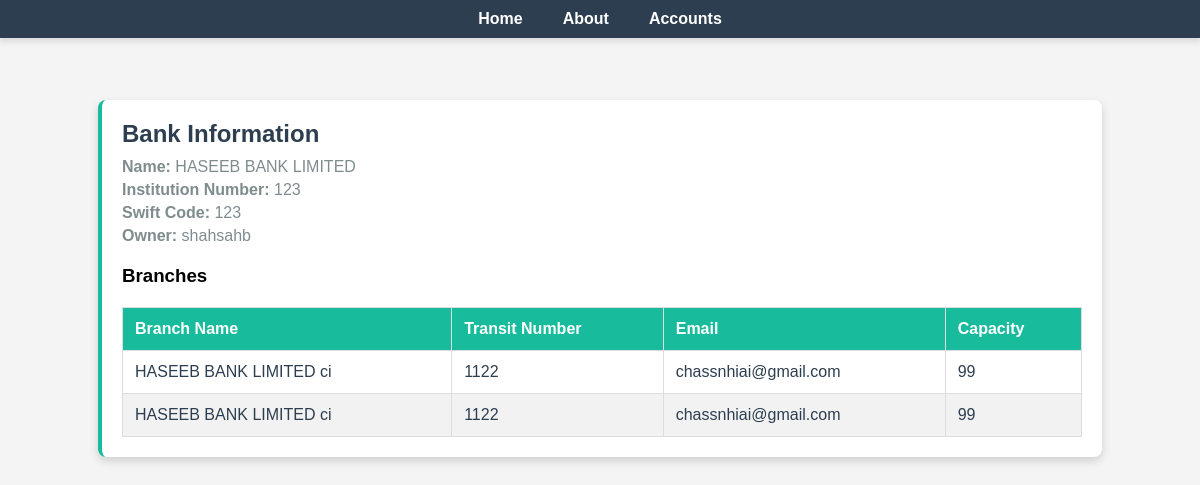
The page /branch_view/28 on the database its author committed.
### Bank/models.py (models this page shows)
class Bank(models.Model):
    name = models.CharField(max_length=100)
    description = models.TextField()
    inst_num = models.CharField(max_length=100)
    swift_code = models.CharField(max_length=100)
    owner = models.ForeignKey(User, on_delete=models.CASCADE, related_name='banks')

class Branch(models.Model):
    name = models.CharField(max_length=100)
    transit_num = models.CharField(max_length=100)
    address = models.TextField()
    email = models.EmailField()
    capacity = models.CharField(max_length=100)
    Bank_id=models.ForeignKey(Bank,on_delete=models.CASCADE, related_name='branches')

### Bank/views.py (the view)
# urls.py: path('branch_view/<int:id>',views.branch_view,name='branch_view'),
def branch_view(request,id):
 bank=get_object_or_404(Bank,id=id)
 branch=bank.branches.all()
 return render(request,'branch_view.html',{'branches':branch,'bank':bank})

### templates/branch_view.html (shortened to what this page needs)
{% if user.is_authenticated %}
<!DOCTYPE html>
<html lang="en">
<head>
    <meta charset="UTF-8">
    <meta name="viewport" content="width=device-width, initial-scale=1.0">
    <title>Bank Information</title>
    <style>
        body {
            font-family: 'Roboto', sans-serif;
            margin: 0;
            padding: 0;
            background-color: #f4f4f4;
        }
        .navbar {
            background-color: #2c3e50;
            padding: 10px 0;
            margin-bottom: 20px;
            position: fixed;
            top: 0;
            width: 100%;
            z-index: 1000;
            box-shadow: 0 2px 5px rgba(0, 0, 0, 0.1);
        }
        .navbar-list {
            list-style: none;
            padding: 0;
            display: flex;
            justify-content: center;
            margin: 0;
        }
        .navbar-list li {
            margin: 0 15px;
        }
        .navbar-list a {
            color: white;
            text-decoration: none;
            font-weight: bold;
            transition: color 0.3s ease;
        }
        .navbar-list a:hover {
            color: #18bc9c;
        }
        .container {
            width: 80%;
            margin: 80px auto 20px auto; /* Adjusted for fixed navbar */
            padding: 20px;
            background-color: white;
            box-shadow: 0 2px 5px rgba(0, 0, 0, 0.1);
            border-radius: 8px;
        }
        .bank-info {
            margin-bottom: 20px;
        }
        .bank-info h2 {
            margin: 0 0 10px;
        }
        .bank-info p {
            margin: 5px 0;
            font-size: 16px;
        }
        table {
            width: 100%;
            border-collapse: collapse;
            margin-top: 20px;
        }
        table,
        th,
        td {
            border: 1px solid #ddd;
        }
        th,
        td {
            padding: 12px;
            text-align: left;
        }
        th {
            background-color: #333;
            color: white;
        }
        tr:nth-child(even) {
            background-color: #f2f2f2;
        }
        .edit-button {
            background-color: #18bc9c;
            color: white;
            border: none;
            padding: 8px 16px;
            border-radius: 4px;
            cursor: pointer;
            font-size: 14px;
            text-decoration: none;
            text-align: center;
        }
        .edit-button:hover {
            background-color: #16a085;
        }
    </style>
</head>
<body>
    <nav class="navbar">
        <ul class="navbar-list">
            <li><a href="{% url 'Account:success_login' %}">Home</a></li>
            <li><a href="{% url 'Bank:add' %}">Add Bank</a></li>
            <li><a href="{% url 'Account:profile2' %}">Profile</a></li>
            <li><a href="{% url 'Account:Logout' %}">Logout</a></li>
        </ul>
    </nav>
    <div class="container">
        <div class="bank-info">
            <h2>Bank Information</h2>
            <p><strong>Name:</strong> {{ bank.name }}</p>
            <p><strong>Institution Number:</strong> {{ bank.inst_num }}</p>
            <p><strong>Swift Code:</strong> {{ bank.swift_code }}</p>
            <p><strong>Owner:</strong> {{ bank.owner }}</p>
        </div>
        <h3>Branches</h3>
        <table>
            <thead>
                <tr>
                    <th>Branch Name</th>
                    <th>Transit Number</th>
                    <th>Email</th>
                    <th>Capacity</th>
                    <th>Actions</th>
                </tr>
            </thead>
            <tbody>
                {% for branch in branches %}
                <tr>
                    <td>{{ branch.name }}</td>
                    <td>{{ branch.transit_num }}</td>
                    <td>{{ branch.email }}</td>
                    <td>{{ branch.capacity }}</td>
                    <td>
                        <a href="{% url 'Bank:branch_edit' branch.id %}" class="edit-button">Edit</a>
                    </td>
                </tr>
                {% empty %}
                <tr>
                    <td colspan="5">No branches available</td>
                </tr>
                {% endfor %}
            </tbody>
        </table>
    </div>
</body>
</html>
{% else %}
<!DOCTYPE html>
<html lang="en">
<head>
</head>
<body>
    <nav class="navbar">
        <ul class="navbar-list">
            <li><a href="{% url 'Bank:index' %}">Home</a></li>
            <li><a href="{% url 'Bank:about' %}">About</a></li>
            <li><a href="{% url 'Bank:Accounts' %}">Accounts</a></li>
        </ul>
    </nav>
    <div class="container">
        <div class="bank-info">
            <h2>Bank Information</h2>
            <p><strong>Name:</strong> {{ bank.name }}</p>
            <p><strong>Institution Number:</strong> {{ bank.inst_num }}</p>
            <p><strong>Swift Code:</strong> {{ bank.swift_code }}</p>
            <p><strong>Owner:</strong> {{ bank.owner }}</p>
        </div>
        <h3>Branches</h3>
        <table>
            <thead>
                <tr>
                    <th>Branch Name</th>
                    <th>Transit Number</th>
                    <th>Email</th>
                    <th>Capacity</th>
                </tr>
            </thead>
            <tbody>
                {% for branch in branches %}
                <tr>
                    <td>{{ branch.name }}</td>
                    <td>{{ branch.transit_num }}</td>
                    <td>{{ branch.email }}</td>
                    <td>{{ branch.capacity }}</td>
                </tr>
                {% empty %}
                <tr>
                    <td colspan="4">No branches available</td>
                </tr>
                {% endfor %}
            </tbody>
        </table>
    </div>
</body>
</html>
{% endif %}

### templates/branch_view.html (style rules this page uses)
body { font-family: Arial, sans-serif; margin: 0; padding: 0; background-color: #f4f4f4; }
.navbar { background-color: #2c3e50; padding: 10px 0; box-shadow: 0 4px 6px rgba(0, 0, 0, 0.1); margin-bottom: 20px; position: fixed; top: 0; width: 100%; z-index: 1000; }
.navbar-list { list-style: none; padding: 0; display: flex; justify-content: center; margin: 0; }
.navbar-list li { margin: 0 20px; }
.navbar-list a { color: white; text-decoration: none; font-weight: bold; transition: color 0.3s ease; }
.container { width: 80%; margin: 100px auto 20px auto; padding: 20px; background-color: white; box-shadow: 0 4px 10px rgba(0, 0, 0, 0.15); border-radius: 8px; border-left: 4px solid #18bc9c; }
.bank-info { margin-bottom: 20px; }
.bank-info h2 { margin: 0 0 10px; color: #2c3e50; }
.bank-info p { margin: 5px 0; font-size: 16px; color: #7f8c8d; }
table { width: 100%; border-collapse: collapse; margin-top: 20px; }
table, th, td { border: 1px solid #ddd; }
th, td { padding: 12px; text-align: left; color: #2c3e50; }
th { background-color: #18bc9c; color: white; }
tr:nth-child(even) { background-color: #f2f2f2; }

### rows shown on the page
Bank: name "HASEEB BANK LIMITED", inst_num "123", swift_code "123", owner "shahsahb"
Branch: name "HASEEB BANK LIMITED ci", transit_num "1122", email "chassnhiai@gmail.com", capacity "99"
Branch: name "HASEEB BANK LIMITED ci", transit_num "1122", email "chassnhiai@gmail.com", capacity "99"
